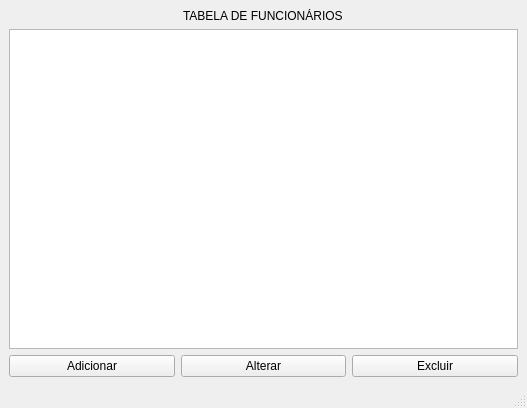
<?xml version="1.0" encoding="UTF-8"?>
<ui version="4.0">
 <class>Cadastrar</class>
 <widget class="QMainWindow" name="Cadastrar">
  <property name="geometry">
   <rect>
    <x>0</x>
    <y>0</y>
    <width>527</width>
    <height>408</height>
   </rect>
  </property>
  <property name="windowTitle">
   <string>MainWindow</string>
  </property>
  <widget class="QWidget" name="centralwidget">
   <layout class="QVBoxLayout" name="verticalLayout_2">
    <item alignment="Qt::AlignHCenter">
     <widget class="QLabel" name="label">
      <property name="text">
       <string>TABELA DE FUNCIONÁRIOS</string>
      </property>
     </widget>
    </item>
    <item>
     <layout class="QVBoxLayout" name="verticalLayout">
      <item>
       <widget class="QTableView" name="employeesView"/>
      </item>
      <item>
       <layout class="QHBoxLayout" name="horizontalLayout">
        <item>
         <widget class="QPushButton" name="addButton">
          <property name="text">
           <string>Adicionar</string>
          </property>
         </widget>
        </item>
        <item>
         <widget class="QPushButton" name="changeButton">
          <property name="text">
           <string>Alterar</string>
          </property>
         </widget>
        </item>
        <item>
         <widget class="QPushButton" name="deleteButton">
          <property name="text">
           <string>Excluir</string>
          </property>
         </widget>
        </item>
       </layout>
      </item>
     </layout>
    </item>
   </layout>
  </widget>
  <widget class="QMenuBar" name="menubar">
   <property name="geometry">
    <rect>
     <x>0</x>
     <y>0</y>
     <width>527</width>
     <height>25</height>
    </rect>
   </property>
  </widget>
  <widget class="QStatusBar" name="statusbar"/>
 </widget>
 <resources/>
 <connections/>
</ui>
